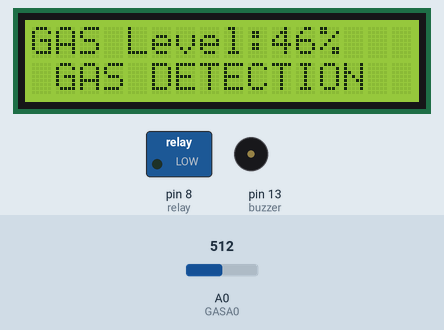
A sketch run on a simulated Arduino Uno, built with avr-gcc and run on an emulated ATmega328P. Parts: 16×2 character LCD, switched loads named in the sketch (green lamp = pin HIGH), buzzer (waves = sounding). The inputs (shaded band) are chosen by the test bench; at power-on: A0 (GASA0) = 512. The modem accepts every AT command (registered, SIM ready, sends succeed) and sends nothing else.

Above: at 6.3 s.
6.4 s: A0 (GASA0) set to 159
At 10.1 s:
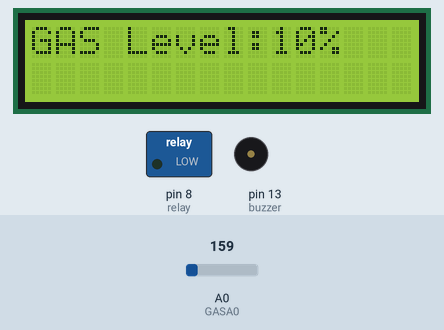
13.9 s: A0 (GASA0) set to 137
At 16.9 s:
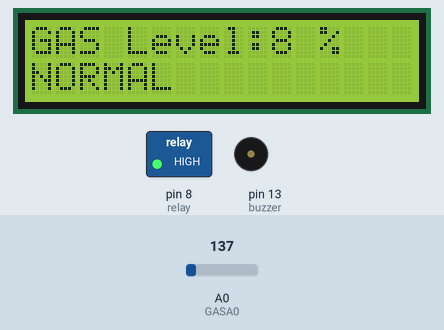
19.1 s: A0 (GASA0) set to 306
At 22.86 s:
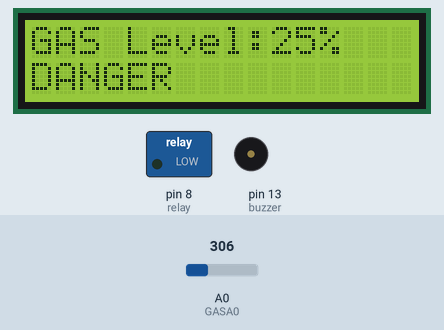
Timing chart, 0 to 28.0 s (numbered marks = the images above; inputs shaded):
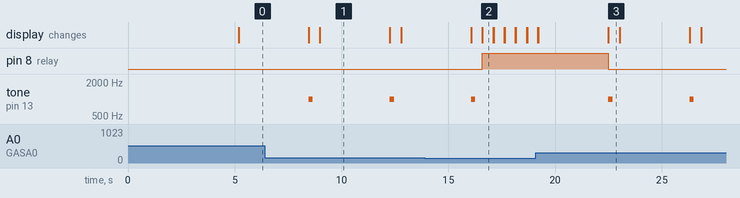

The sketch:

gas_detection.ino
```cpp
#include <LiquidCrystal_I2C.h>
LiquidCrystal_I2C lcd(0x27,16,2);
#include <SoftwareSerial.h>
SoftwareSerial mySerial(9, 10);

int buzzer = 13;
int GASA0 = A0;
int gasvalue;
int relay=8;

void setup() {

 lcd.init();                       // initialize the lcd
 lcd.init();
 lcd.backlight();
 mySerial.begin(9600);
 Serial.begin(9600);
 pinMode(buzzer, OUTPUT);
 pinMode(relay, OUTPUT);
 lcd.setCursor(3,0);
 lcd.print("welcome to");
 lcd.setCursor(1,1);
 lcd.print("GAS DETECTION");
 delay(5000);
}

void loop() {
  int analogSensor = analogRead(GASA0);
  int gasvalue=(analogSensor-50)/10;

  lcd.setCursor(0,0);
  lcd.print("GAS Level:");
  lcd.setCursor(10,0);
  lcd.print(gasvalue);
  lcd.setCursor(12,0);
  lcd.print("%");

  // Checks if it has reached the threshold value
  if (gasvalue >= 10)
  {
    SendTextMessage();
    lcd.setCursor(0,1);
  lcd.print("DANGER");
    tone(buzzer, 1000, 200);
    digitalWrite(relay,LOW);
  }
  else
  {
  lcd.setCursor(0,1);
  lcd.print("NORMAL");
    noTone(buzzer);
    digitalWrite(relay,HIGH);
  }
  delay(500);
  lcd.clear();
}

void SendTextMessage()
{
  mySerial.println("AT+CMGF=1");    //To send SMS in Text Mode
  delay(1000);
  mySerial.println("AT+CMGS=\"+91017#########\"\r");  // change to the phone number you using
  delay(1000);
  mySerial.println("Gas Leaking! Please turn of your gas");//the content of the message
  delay(200);
  mySerial.println((char)26);//the stopping character
  delay(1000);

}
```

Measured:
- the behaviour switches between 150 and 149 on A0 (GASA0) (found by bisection; images 1 and 2)
- after the input at 13.9 s, pin 8 (relay): LOW → HIGH after 2.7 s; the display: first differs from a run without the input after 2.7 s (image 2)
- after the input at 19.1 s, pin 8 (relay): HIGH → LOW after 3.4 s; tone on pin 13 (buzzer): alternates 1000 Hz for 0.20 s and silent for 3.6 s, starting after 3.4 s; the display: first differs from a run without the input after 0.12 s (image 3 shows a later state)
- by itself, tone on pin 13 (buzzer): alternates 1000 Hz for 0.20 s and silent for 3.6 s
- what the display in image 1 shows lasts 3.3 s, from 9.0 s to 12.3 s
- what the display in image 2 shows lasts 0.5 s, from 16.6 s to 17.1 s
